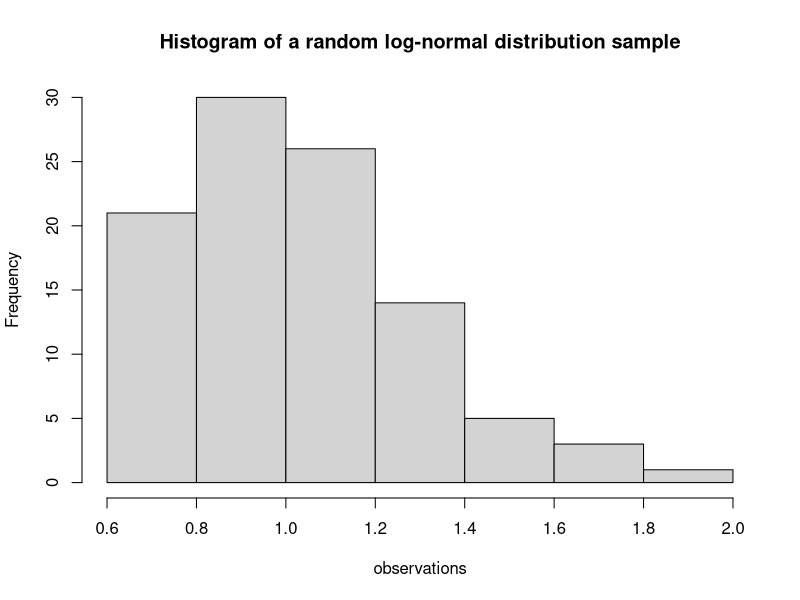
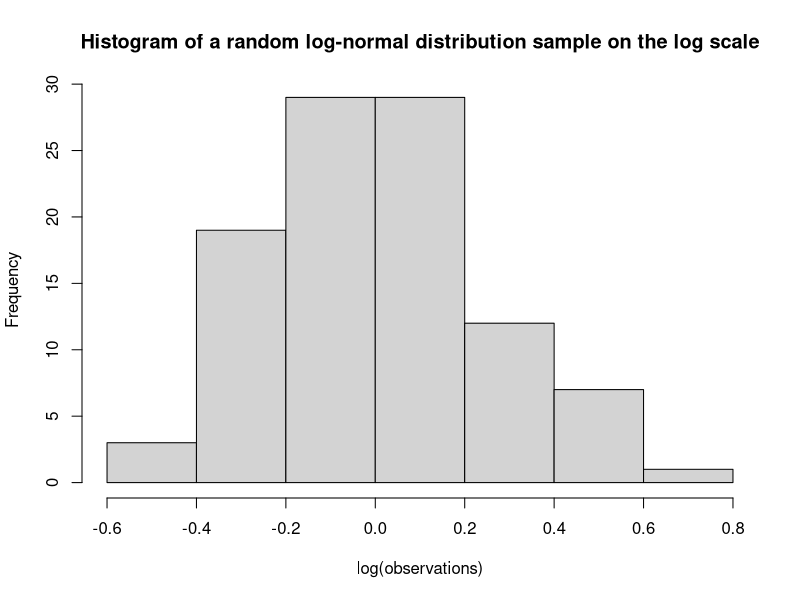

R code for these plots, in order:
## ---- chunk 1
slnorm<-rlnorm(100, meanlog=0, sdlog=0.25)

## ---- chunk 2
hist(slnorm, main="Histogram of a random log-normal distribution sample",xlab="observations")
## ---- chunk 3
hist(log(slnorm), main="Histogram of a random log-normal distribution sample on the log scale",xlab="log(observations)")
## ---- chunk 4
mean(slnorm)
## ---- chunk 5
var(slnorm)
